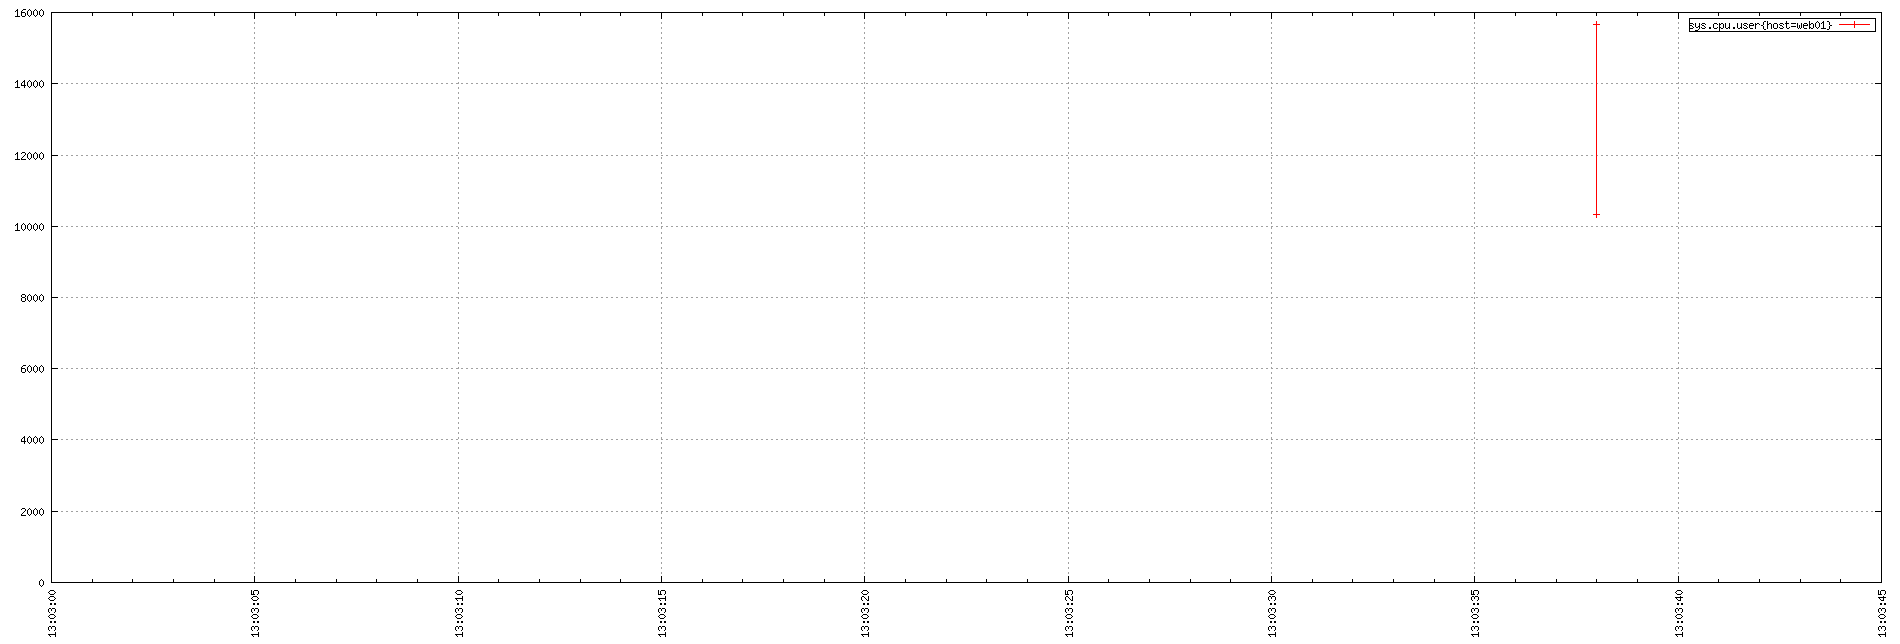

Write the gnuplot code that produced this figure.
set term png small size 1900,644
set xdata time
set timefmt "%s"
if (GPVAL_VERSION < 4.6) set xtics rotate; else set xtics rotate right
set output "${TMPDIR-'tmp'}/tsd/727f6d42.png"
set xrange ["1670245380":"1670245425"]
set format x "%H:%M:%S"
set grid
set style data linespoint
set key right box
set yrange [0:]
plot  "${TMPDIR-'tmp'}/tsd/727f6d42_0.dat" using 1:2 title "sys.cpu.user{host=web01}"
